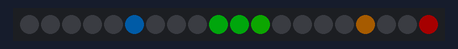
This program was run on a simulated Arduino Uno, built with avr-gcc and run on an emulated ATmega328P. Shown: 20 RGB LEDs in strip order, left to right. Dim RGB values are drawn brighter than linear; the local clock reads 2024-03-15 10:24:30 at power-on unless the program sets it; what the program prints to the serial monitor is not drawn.

Above: at 0.1 s.
At 7.6 s:
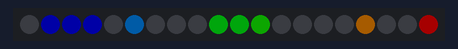
At 12.9 s:
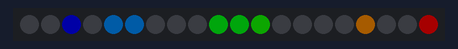
At 19.3 s:
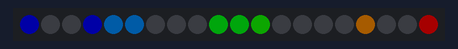
At 27.9 s:
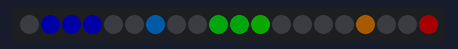
At 38.5 s:
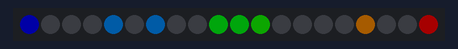

The program:

main.cpp
```cpp
// (licence header left out)
#include <Arduino.h>
#include <Adafruit_NeoPixel.h>

// Assuming the Adafruit version of the DS3231 Precision Real Time Clock (RTC)
// then the Adafruit fork of the library must be used
// http://github.com/adafruit/RTClib
#include <RTClib.h>

#include <MaxBrightness.h>

// Pin 6 on the Flora is a PWM pin suitable for the NeoPixel data line
#define STRIP_PIN 6

/*
Always expecting a strip of 20 NeoPixels for a binary-coded decimal clock
Using a different strip length may need a different consideration for MAX_BRIGHTNESS

As diagrammed:

    8    8    8                                                          14      7      0
    4  4 4  4 4                                                          15  13  8   6  1
  2 2  2 2  2 2      Equivalent to NeoPixel strip array indices:      19 16  12  9   5  2
  1 1  1 1  1 1                                                       18 17  11 10   4  3

  H H  M M  S S                                                        H  H   M  M   S  S

*/
#define STRIP_LENGTH 20

/*
Do *NOT* set brightness > MAX_BRIGHTNESS (which should be 50 for a "default" 20 NeoPixel setup)
*/
#define BRIGHTNESS 40

// Declare functions
String leftPadZero(String, int);

// Map of NeoPixel indices (list indices) to the bit they represent
// in a concatenated bitstring representation of the clock positions
// Written out in full for clarity
unsigned long pixelMap[] = {
  // Seconds small
  0b00000000000000001000, // == 0x8 == 8
  0b00000000000000000100, // == 0x4 == 4
  0b00000000000000000010, // == 0x2 == 2
  0b00000000000000000001, // == 0x1 == 1

  // Seconds large
  0b00000000000000010000, // == 0x10 == 16
  0b00000000000000100000, // == 0x20 == 32
  0b00000000000001000000, // == 0x40 == 64

  // Minutes small
  0b00000000010000000000, // == 0x400 == 1024
  0b00000000001000000000, // == 0x200 == 512
  0b00000000000100000000, // == 0x100 == 256
  0b00000000000010000000, // == 0x80 == 128

  // Minutes large
  0b00000000100000000000, // == 0x800 == 2048
  0b00000001000000000000, // == 0x1000 == 4096
  0b00000010000000000000, // == 0x2000 == 8192

  // Hours small
  0b00100000000000000000, // == 0x20000 == 131072
  0b00010000000000000000, // == 0x10000 == 65536
  0b00001000000000000000, // == 0x8000 == 32768
  0b00000100000000000000, // == 0x4000 == 16384

  // Hours large
  0b01000000000000000000, // == 0x40000 == 262144
  0b10000000000000000000, // == 0x80000 == 524288
};

// Strip of NeoPixels for the binary clock
Adafruit_NeoPixel strip = Adafruit_NeoPixel(STRIP_LENGTH, STRIP_PIN, NEO_GRB + NEO_KHZ800);

// Use one color to reduce power usage by 1/3rd
// https://learn.adafruit.com/sipping-power-with-neopixels/insights#strategy-color-selection-2378066-22
uint32_t offColor = strip.Color(0, 0, 0);
uint32_t seconds1Color = strip.gamma32(strip.ColorHSV(8738 * 5));
uint32_t seconds2Color = strip.gamma32(strip.ColorHSV(8738 * 4));
uint32_t minutes1Color = strip.gamma32(strip.ColorHSV(8738 * 3));
uint32_t minutes2Color = strip.gamma32(strip.ColorHSV(8738 * 2));
uint32_t hours1Color = strip.gamma32(strip.ColorHSV(8738));
uint32_t hours2Color = strip.gamma32(strip.ColorHSV(0));

// Initialise Adafruit DS3231 Real-time clock
RTC_DS3231 rtc;

// Setup code here, to run once
void setup()
{
  strip.begin();
  strip.setBrightness(min(BRIGHTNESS, MAX_BRIGHTNESS));
  strip.show(); // Initialize all pixels to 'off' (clearing any previous state)

  Serial.begin(57600);

// #ifndef ESP8266
//   while (!Serial); // wait for serial port to connect. Needed for native USB
// #endif

  if (! rtc.begin()) {
    Serial.println("Couldn't find RTC");
    Serial.flush();
    abort();
  }

  if (rtc.lostPower()) {
    Serial.println("RTC lost power, setting the time");
    // When time needs to be set on a new device, or after a power loss, the
    // following line sets the RTC to the date & time this sketch was compiled
    rtc.adjust(DateTime(F(__DATE__), F(__TIME__)));
    // This line sets the RTC with an explicit date & time, for example to set
    // January 21, 2014 at 3am you would call:
    // rtc.adjust(DateTime(2014, 1, 21, 3, 0, 0));
  }

  Serial.println("Setting the time anyway");
  rtc.adjust(DateTime(F(__DATE__), F(__TIME__)));
}

// Main code here, to run repeatedly
int32_t currentColor;
void loop()
{
  // Get the current time from the RTC
  DateTime now = rtc.now();

  // TODO: Toggle switch for daylight savings time?

  // Convert hours to string
  String hours = leftPadZero(String(now.hour()), 2);
  Serial.println(hours);

  // Convert minutes to string
  String minutes = leftPadZero(String(now.minute()), 2);
  Serial.println(minutes);

  // Convert seconds to string
  String seconds = leftPadZero(String(now.second()), 2);
  Serial.println(seconds);

  // Split apart individual digits
  char hours1 = hours[0];
  char hours2 = hours[1];
  char minutes1 = minutes[0];
  char minutes2 = minutes[1];
  char seconds1 = seconds[0];
  char seconds2 = seconds[1];

  Serial.println();
  Serial.println(hours1);
  Serial.println(hours2);
  Serial.println(minutes1);
  Serial.println(minutes2);
  Serial.println(seconds1);
  Serial.println(seconds2);

  // Convert the individual digits to bitstrings, padded with zeros
  // to reach the length of each digit's binary representation on the clock
  String hours1Bitstring = leftPadZero(String(String(hours1).toInt(), BIN), 2);
  String hours2Bitstring = leftPadZero(String(String(hours2).toInt(), BIN), 4);
  String minutes1Bitstring = leftPadZero(String(String(minutes1).toInt(), BIN), 3);
  String minutes2Bitstring = leftPadZero(String(String(minutes2).toInt(), BIN), 4);
  String seconds1Bitstring = leftPadZero(String(String(seconds1).toInt(), BIN), 3);
  String seconds2Bitstring = leftPadZero(String(String(seconds2).toInt(), BIN), 4);

  Serial.println();
  Serial.println(hours1Bitstring);
  Serial.println(hours2Bitstring);
  Serial.println(minutes1Bitstring);
  Serial.println(minutes2Bitstring);
  Serial.println(seconds1Bitstring);
  Serial.println(seconds2Bitstring);

  // Concatenate HHMMSS into a single time bitstring
  String hhmmssBitstring = String(
    hours1Bitstring +
    hours2Bitstring +
    minutes1Bitstring +
    minutes2Bitstring +
    seconds1Bitstring +
    seconds2Bitstring
  );

  Serial.println();
  Serial.println(hhmmssBitstring);

  // Use the HHMMSS clock-formatted bitstring
  // as a bitmask to check whether a NeoPixel should be on
  unsigned long hhmmss = strtoul(hhmmssBitstring.c_str(), NULL, BIN);
  Serial.println(hhmmss);

  Serial.println();

  // Set the NeoPixel "bits" according to the current time
  for (int i = 0; i < 20; i++) {
    Serial.print("NeoPixel ");
    Serial.print(i);
    Serial.print(": ");
    Serial.println(hhmmss & pixelMap[i] ? "ON" : "OFF");

    if (hhmmss & pixelMap[i]) {
      if (i <= 3) {
        currentColor = seconds1Color;
      } else if (i <= 6) {
        currentColor = seconds2Color;
      } else if (i <= 10) {
        currentColor = minutes1Color;
      } else if (i <= 13) {
        currentColor = minutes2Color;
      } else if (i <= 17) {
        currentColor = hours1Color;
      } else {
        currentColor = hours2Color;
      }
    } else {
      currentColor = offColor;
    }

    strip.setPixelColor(i, currentColor);
  }

  // Update the NeoPixel strip
  strip.show();

  // Wait for the next second to elapse
  Serial.println();
  delay(1000);
}

// Leftpad a string with zero until the string is the desired length
String leftPadZero(String theString, int desiredLength) {
  String stringCopy = String(theString);

  while (stringCopy.length() < desiredLength) {
    stringCopy = String('0') + stringCopy;
  }

  return stringCopy;
}
```

Measured:
- what the display in image 1 shows lasts 1.1 s, from 7.5 s to 8.6 s
